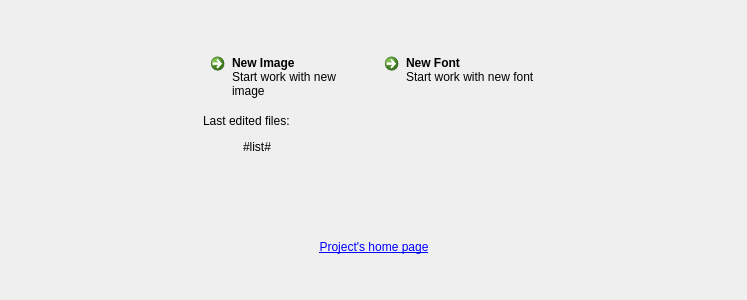
<?xml version="1.0" encoding="UTF-8"?>
<ui version="4.0">
 <class>StartTab</class>
 <widget class="QWidget" name="StartTab">
  <property name="geometry">
   <rect>
    <x>0</x>
    <y>0</y>
    <width>747</width>
    <height>300</height>
   </rect>
  </property>
  <property name="windowTitle">
   <string>Form</string>
  </property>
  <layout class="QVBoxLayout" name="verticalLayout_2">
   <item>
    <spacer name="verticalSpacer">
     <property name="orientation">
      <enum>Qt::Vertical</enum>
     </property>
     <property name="sizeHint" stdset="0">
      <size>
       <width>20</width>
       <height>44</height>
      </size>
     </property>
    </spacer>
   </item>
   <item>
    <layout class="QHBoxLayout" name="horizontalLayout_2">
     <item>
      <spacer name="horizontalSpacer">
       <property name="orientation">
        <enum>Qt::Horizontal</enum>
       </property>
       <property name="sizeHint" stdset="0">
        <size>
         <width>40</width>
         <height>20</height>
        </size>
       </property>
      </spacer>
     </item>
     <item>
      <layout class="QVBoxLayout" name="verticalLayout">
       <item>
        <layout class="QHBoxLayout" name="horizontalLayout">
         <item>
          <widget class="QCommandLinkButton" name="buttonNewImage">
           <property name="sizePolicy">
            <sizepolicy hsizetype="Preferred" vsizetype="Preferred">
             <horstretch>0</horstretch>
             <verstretch>0</verstretch>
            </sizepolicy>
           </property>
           <property name="text">
            <string>New Image</string>
           </property>
           <property name="description">
            <string>Start work with new image</string>
           </property>
          </widget>
         </item>
         <item>
          <widget class="QCommandLinkButton" name="buttonNewFont">
           <property name="text">
            <string>New Font</string>
           </property>
           <property name="description">
            <string>Start work with new font</string>
           </property>
          </widget>
         </item>
        </layout>
       </item>
       <item>
        <widget class="QLabel" name="labelRecentFiles">
         <property name="text">
          <string>&lt;html&gt;
&lt;head/&gt;
&lt;body&gt;
&lt;p&gt;Last edited files:

  &lt;ul&gt;
    #list#
  &lt;/ul&gt;
&lt;br/&gt;
&lt;/p&gt;
&lt;/body&gt;
&lt;/html&gt;</string>
         </property>
        </widget>
       </item>
       <item>
        <spacer name="verticalSpacer_3">
         <property name="orientation">
          <enum>Qt::Vertical</enum>
         </property>
         <property name="sizeHint" stdset="0">
          <size>
           <width>20</width>
           <height>40</height>
          </size>
         </property>
        </spacer>
       </item>
       <item>
        <widget class="QLabel" name="label">
         <property name="text">
          <string>&lt;a href=&quot;http://code.google.com/p/lcd-image-converter&quot;&gt;Project's home page&lt;/a&gt;</string>
         </property>
         <property name="alignment">
          <set>Qt::AlignCenter</set>
         </property>
         <property name="openExternalLinks">
          <bool>true</bool>
         </property>
        </widget>
       </item>
      </layout>
     </item>
     <item>
      <spacer name="horizontalSpacer_2">
       <property name="orientation">
        <enum>Qt::Horizontal</enum>
       </property>
       <property name="sizeHint" stdset="0">
        <size>
         <width>40</width>
         <height>20</height>
        </size>
       </property>
      </spacer>
     </item>
    </layout>
   </item>
   <item>
    <spacer name="verticalSpacer_2">
     <property name="orientation">
      <enum>Qt::Vertical</enum>
     </property>
     <property name="sizeHint" stdset="0">
      <size>
       <width>20</width>
       <height>43</height>
      </size>
     </property>
    </spacer>
   </item>
  </layout>
 </widget>
 <resources/>
 <connections/>
</ui>
